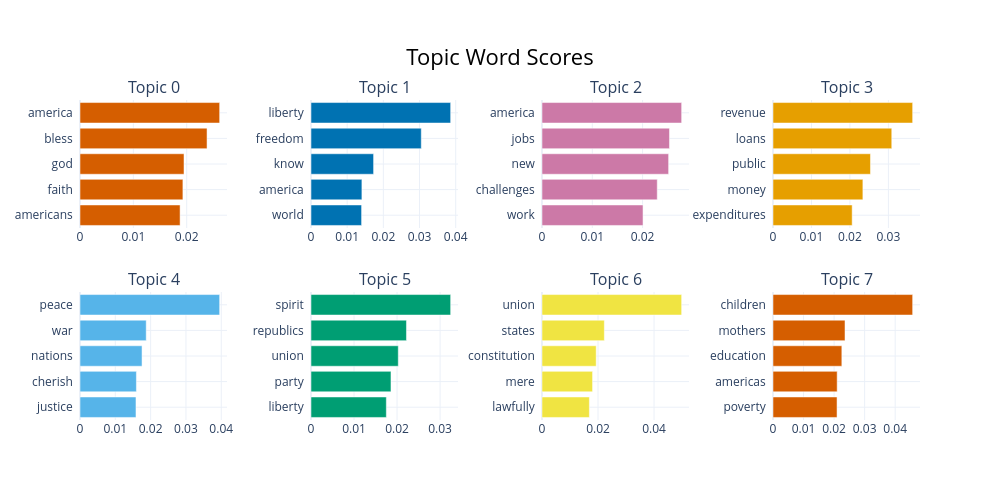

Notebook code for this chart:
### Code cell
topic_model.visualize_barchart()

### Figure 1 — Plotly figure (JSON) as saved in the notebook; plotly's stock layout.template omitted (floating-point values rounded to 4 significant figures)
{"data": [{"marker": {"color": "#D55E00"}, "orientation": "h", "type": "bar", "x": [0.01876, 0.01929, 0.01949, 0.02381, 0.02618], "xaxis": "x", "y": ["americans  ", "faith  ", "god  ", "bless  ", "america  "], "yaxis": "y"}, {"marker": {"color": "#0072B2"}, "orientation": "h", "type": "bar", "x": [0.01398, 0.01407, 0.0173, 0.03048, 0.0386], "xaxis": "x2", "y": ["world  ", "america  ", "know  ", "freedom  ", "liberty  "], "yaxis": "y2"}, {"marker": {"color": "#CC79A7"}, "orientation": "h", "type": "bar", "x": [0.02009, 0.02292, 0.02518, 0.02535, 0.02777], "xaxis": "x3", "y": ["work  ", "challenges  ", "new  ", "jobs  ", "america  "], "yaxis": "y3"}, {"marker": {"color": "#E69F00"}, "orientation": "h", "type": "bar", "x": [0.02058, 0.02337, 0.02534, 0.03088, 0.03631], "xaxis": "x4", "y": ["expenditures  ", "money  ", "public  ", "loans  ", "revenue  "], "yaxis": "y4"}, {"marker": {"color": "#56B4E9"}, "orientation": "h", "type": "bar", "x": [0.01585, 0.01597, 0.01757, 0.01875, 0.03955], "xaxis": "x5", "y": ["justice  ", "cherish  ", "nations  ", "war  ", "peace  "], "yaxis": "y5"}, {"marker": {"color": "#009E73"}, "orientation": "h", "type": "bar", "x": [0.01751, 0.01859, 0.02028, 0.02219, 0.03245], "xaxis": "x6", "y": ["liberty  ", "party  ", "union  ", "republics  ", "spirit  "], "yaxis": "y6"}, {"marker": {"color": "#F0E442"}, "orientation": "h", "type": "bar", "x": [0.01691, 0.01806, 0.01935, 0.02226, 0.04986], "xaxis": "x7", "y": ["lawfully  ", "mere  ", "constitution  ", "states  ", "union  "], "yaxis": "y7"}, {"marker": {"color": "#D55E00"}, "orientation": "h", "type": "bar", "x": [0.02096, 0.02101, 0.02254, 0.02357, 0.04572], "xaxis": "x8", "y": ["poverty  ", "americas  ", "education  ", "mothers  ", "children  "], "yaxis": "y8"}], "layout": {"annotations": [{"font": {"size": 16}, "showarrow": false, "text": "Topic 0", "x": 0.0875, "xanchor": "center", "xref": "paper", "y": 1, "yanchor": "bottom", "yref": "paper"}, {"font": {"size": 16}, "showarrow": false, "text": "Topic 1", "x": 0.3625, "xanchor": "center", "xref": "paper", "y": 1, "yanchor": "bottom", "yref": "paper"}, {"font": {"size": 16}, "showarrow": false, "text": "Topic 2", "x": 0.6375, "xanchor": "center", "xref": "paper", "y": 1, "yanchor": "bottom", "yref": "paper"}, {"font": {"size": 16}, "showarrow": false, "text": "Topic 3", "x": 0.9125, "xanchor": "center", "xref": "paper", "y": 1, "yanchor": "bottom", "yref": "paper"}, {"font": {"size": 16}, "showarrow": false, "text": "Topic 4", "x": 0.0875, "xanchor": "center", "xref": "paper", "y": 0.4, "yanchor": "bottom", "yref": "paper"}, {"font": {"size": 16}, "showarrow": false, "text": "Topic 5", "x": 0.3625, "xanchor": "center", "xref": "paper", "y": 0.4, "yanchor": "bottom", "yref": "paper"}, {"font": {"size": 16}, "showarrow": false, "text": "Topic 6", "x": 0.6375, "xanchor": "center", "xref": "paper", "y": 0.4, "yanchor": "bottom", "yref": "paper"}, {"font": {"size": 16}, "showarrow": false, "text": "Topic 7", "x": 0.9125, "xanchor": "center", "xref": "paper", "y": 0.4, "yanchor": "bottom", "yref": "paper"}], "height": 500, "hoverlabel": {"bgcolor": "white", "font": {"family": "Rockwell", "size": 16}}, "showlegend": false, "title": {"font": {"color": "Black", "size": 22}, "text": "Topic Word Scores", "x": 0.5, "xanchor": "center", "yanchor": "top"}, "width": 1000, "xaxis": {"anchor": "y", "domain": [0, 0.175], "showgrid": true}, "xaxis2": {"anchor": "y2", "domain": [0.275, 0.45], "showgrid": true}, "xaxis3": {"anchor": "y3", "domain": [0.55, 0.725], "showgrid": true}, "xaxis4": {"anchor": "y4", "domain": [0.825, 1], "showgrid": true}, "xaxis5": {"anchor": "y5", "domain": [0, 0.175], "showgrid": true}, "xaxis6": {"anchor": "y6", "domain": [0.275, 0.45], "showgrid": true}, "xaxis7": {"anchor": "y7", "domain": [0.55, 0.725], "showgrid": true}, "xaxis8": {"anchor": "y8", "domain": [0.825, 1], "showgrid": true}, "yaxis": {"anchor": "x", "domain": [0.6, 1], "showgrid": true}, "yaxis2": {"anchor": "x2", "domain": [0.6, 1], "showgrid": true}, "yaxis3": {"anchor": "x3", "domain": [0.6, 1], "showgrid": true}, "yaxis4": {"anchor": "x4", "domain": [0.6, 1], "showgrid": true}, "yaxis5": {"anchor": "x5", "domain": [0, 0.4], "showgrid": true}, "yaxis6": {"anchor": "x6", "domain": [0, 0.4], "showgrid": true}, "yaxis7": {"anchor": "x7", "domain": [0, 0.4], "showgrid": true}, "yaxis8": {"anchor": "x8", "domain": [0, 0.4], "showgrid": true}}}
